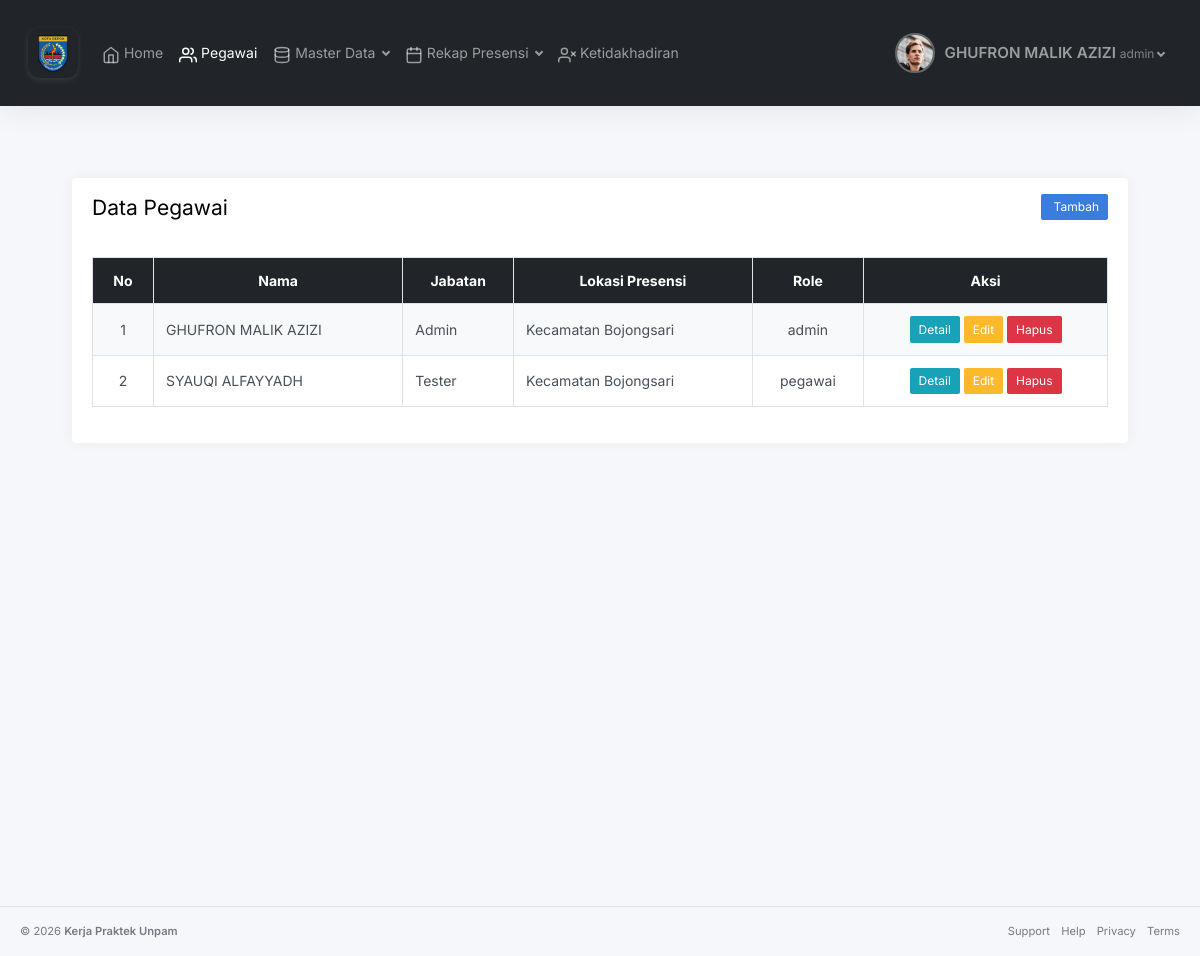
Screenshot of /admin/data_pegawai/pegawai.php (signed in) with the database file from the repository.
### tables this page shows
CREATE TABLE `users` (
  `id` int NOT NULL,
  `id_pegawai` int DEFAULT NULL,
  `username` varchar(225) DEFAULT NULL,
  `password` varchar(225) DEFAULT NULL,
  `status` varchar(225) DEFAULT NULL,
  `role` varchar(225) DEFAULT NULL
);

CREATE TABLE `pegawai` (
  `id` int NOT NULL,
  `nip` varchar(50) DEFAULT NULL,
  `nama` varchar(225) DEFAULT NULL,
  `jenis_kelamin` varchar(50) DEFAULT NULL,
  `alamat` varchar(225) DEFAULT NULL,
  `no_handphone` varchar(50) DEFAULT NULL,
  `jabatan` varchar(50) DEFAULT NULL,
  `lokasi_presensi` varchar(225) DEFAULT NULL,
  `foto` varchar(223) DEFAULT NULL
);

### admin/data_pegawai/pegawai.php (the view, shortened to what this page needs)
<?php
include('../layout/header.php');
$sql = "SELECT
            pegawai.id AS id_pegawai,
            pegawai.nama,
            pegawai.jabatan,
            pegawai.lokasi_presensi,
            users.role
        FROM pegawai
        LEFT JOIN users ON pegawai.id = users.id_pegawai";
$result = mysqli_query($connection, $sql);
$jumlah = mysqli_num_rows($result);
?>
<div class="main">
  <main class="content">
    <div class="container-fluid p-4">
      <div class="card">
        <div class="card-header d-flex justify-content-between align-items-center">
          <h3 class="m-0">Data Pegawai</h3>
          <a href="tambah.php" class="btn btn-sm btn-primary d-flex align-items-center gap-1">
            <span>Tambah</span>
          </a>
        </div>
        <div class="card-body">
  <?php if ($jumlah === 0): ?>
    <div class="alert alert-warning">
      <strong>Data masih kosong</strong>, silakan tambahkan data terlebih dahulu.
    </div>
  <?php else: ?>
    <div class="table-responsive">
      <table class="table table-striped table-bordered align-middle">
        <thead class="table-dark text-center">
          <tr>
            <th>No</th>
            <th>Nama</th>
            <th>Jabatan</th>
            <th>Lokasi Presensi</th>
            <th>Role</th>
            <th>Aksi</th>
          </tr>
        </thead>
        <tbody>
          <?php $no = 1; while($row = mysqli_fetch_assoc($result)): ?>
          <tr id="row-<?= $row['id_pegawai'] ?>">
            <td class="text-center"><?= $no++ ?></td>
            <td><?= htmlspecialchars($row['nama']) ?></td>
            <td><?= htmlspecialchars($row['jabatan']) ?></td>
            <td><?= htmlspecialchars($row['lokasi_presensi']) ?></td>
            <td class="text-center"><?= htmlspecialchars($row['role'] ?? '-') ?></td>
            <td class="text-center">
              <a href="detail.php?id=<?= urlencode($row['id_pegawai']) ?>" class="btn btn-info btn-sm">Detail</a>
              <a href="edit.php?id=<?= urlencode($row['id_pegawai']) ?>" class="btn btn-warning btn-sm">Edit</a>
              <button class="btn btn-danger btn-sm btn-delete" data-id="<?= $row['id_pegawai'] ?>">Hapus</button>
            </td>
          </tr>
          <?php endwhile; ?>
        </tbody>
      </table>
    </div>
  <?php endif; ?>
</div>
      </div>
    </div>
  </main>
</div>
<?php include('../layout/footer.php'); ?>

### rows the page displays
users: id_pegawai.nama "GHUFRON MALIK AZIZI", id_pegawai.jabatan "Admin", id_pegawai.lokasi_presensi "Kecamatan Bojongsari", role "admin"
users: id_pegawai.nama "SYAUQI ALFAYYADH", id_pegawai.jabatan "Tester", id_pegawai.lokasi_presensi "Kecamatan Bojongsari", role "pegawai"

### other values shown
$nama "GHUFRON MALIK AZIZI"
$role "admin"
